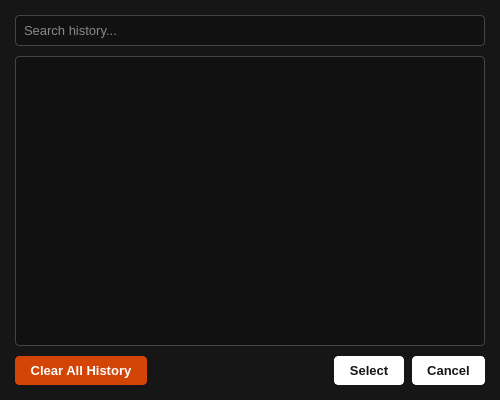
<?xml version="1.0" encoding="UTF-8"?>
<ui version="4.0">
 <class>HistoryDialog</class>
 <widget class="QDialog" name="HistoryDialog">
  <property name="geometry">
   <rect>
    <x>0</x>
    <y>0</y>
    <width>500</width>
    <height>400</height>
   </rect>
  </property>
  <property name="minimumSize">
   <size>
    <width>450</width>
    <height>350</height>
   </size>
  </property>
  <property name="windowTitle">
   <string>URL History</string>
  </property>
  <property name="windowIcon">
   <iconset resource="../assets/resources.qrc">
    <normaloff>:/icons/icons/history.ico</normaloff>:/icons/icons/history.ico</iconset>
  </property>
  <property name="styleSheet">
   <string notr="true">QDialog { background-color: #161616; }
QWidget { color: #ffffff; font-family: &quot;Pyidaungsu&quot;; font-size: 10pt; }
QLineEdit { background-color: #111111; border: 1px solid #444444; border-radius: 4px; padding: 6px; color: #ffffff; }
QLineEdit:focus { border: 1px solid #00A2FF; }
QListWidget { background-color: #111111; border: 1px solid #444444; border-radius: 4px; padding: 5px; color: #ffffff; }
QListWidget::item { padding: 6px; border-bottom: 1px solid #222222; }
QListWidget::item:hover { background-color: #222C36; }
QListWidget::item:selected { background-color: #00A2FF; color: #ffffff; }
QPushButton { background-color: #ffffff; color: #161616; border: 1px solid #ffffff; border-radius: 4px; padding: 6px 14px; font-weight: bold; }
QPushButton:hover { background-color: #00A2FF; color: #ffffff; border: 1px solid #00A2FF; }
QPushButton:pressed { background-color: #cccccc; }
QPushButton#btnClearHistory { background-color: #D34507; color: #ffffff; border: 1px solid #D34507; }
QPushButton#btnClearHistory:hover { background-color: #FF4E00; border: 1px solid #FF4E00; }</string>
  </property>
  <layout class="QVBoxLayout" name="verticalLayout">
   <property name="spacing">
    <number>10</number>
   </property>
   <property name="leftMargin">
    <number>15</number>
   </property>
   <property name="topMargin">
    <number>15</number>
   </property>
   <property name="rightMargin">
    <number>15</number>
   </property>
   <property name="bottomMargin">
    <number>15</number>
   </property>
   <item>
    <layout class="QHBoxLayout" name="searchLayout">
     <item>
      <widget class="QLineEdit" name="txtSearch">
       <property name="placeholderText">
        <string>Search history...</string>
       </property>
       <property name="clearButtonEnabled">
        <bool>true</bool>
       </property>
      </widget>
     </item>
    </layout>
   </item>
   <item>
    <widget class="QListWidget" name="listHistory"/>
   </item>
   <item>
    <layout class="QHBoxLayout" name="buttonLayout">
     <property name="spacing">
      <number>8</number>
     </property>
     <item>
      <widget class="QPushButton" name="btnClearHistory">
       <property name="text">
        <string>Clear All History</string>
       </property>
      </widget>
     </item>
     <item>
      <spacer name="horizontalSpacer">
       <property name="orientation">
        <enum>Qt::Orientation::Horizontal</enum>
       </property>
       <property name="sizeHint" stdset="0">
        <size>
         <width>40</width>
         <height>20</height>
        </size>
       </property>
      </spacer>
     </item>
     <item>
      <widget class="QPushButton" name="btnSelect">
       <property name="text">
        <string>Select</string>
       </property>
      </widget>
     </item>
     <item>
      <widget class="QPushButton" name="btnCancel">
       <property name="text">
        <string>Cancel</string>
       </property>
      </widget>
     </item>
    </layout>
   </item>
  </layout>
 </widget>
 <resources>
  <include location="../assets/resources.qrc"/>
 </resources>
 <connections/>
</ui>
